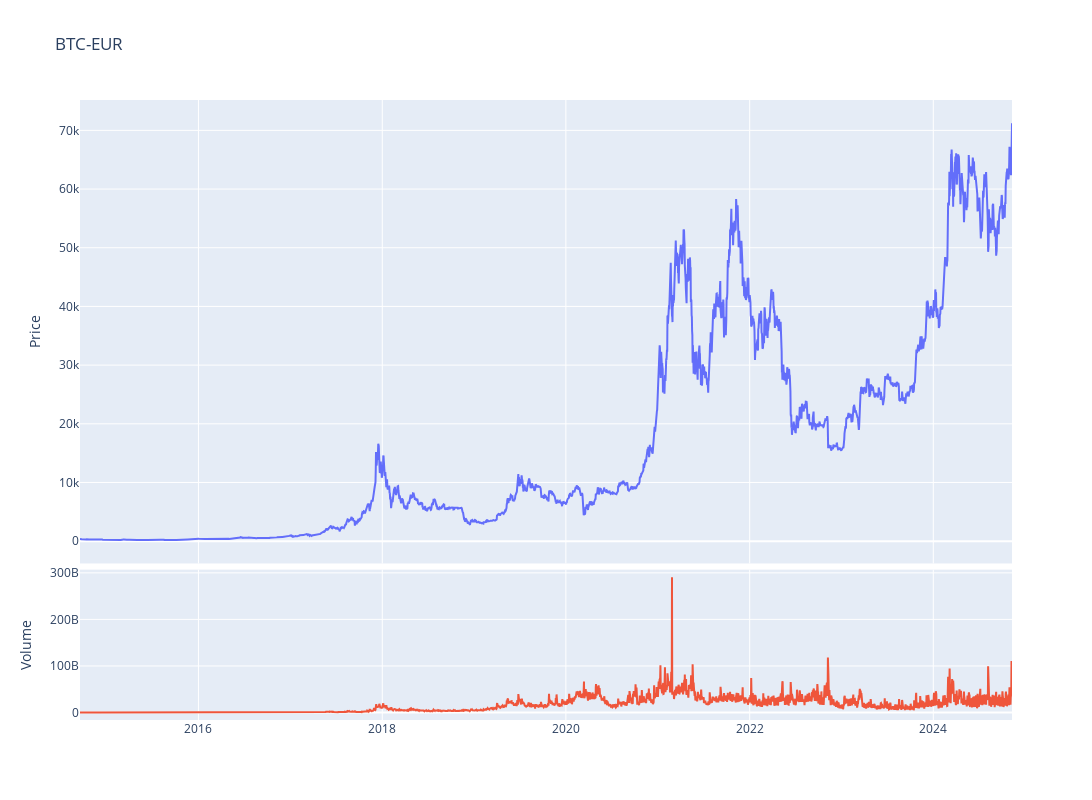

Source (notebook cell):
### Code cell
fig = make_subplots(rows=4, cols=1,shared_xaxes=True,vertical_spacing=0.01,specs=[[{'rowspan':3,'colspan':1}],[None],[None],[{'rowspan':1,'colspan':1}]])

# Graph (1,1)
fig.add_trace(go.Scatter(x=stock_ticker.index,y=stock_ticker['Adj Close'],mode="lines",name=f"{ticker}"),row=1, col=1)
# Update xaxis properties
fig.update_yaxes(title_text="Price", row=1, col=1)

# Graph (4,1)
fig.add_trace(go.Scatter(x=stock_ticker.index,y=stock_ticker['Volume'],mode="lines",name='Volume'),row=4, col=1)
fig.update_yaxes(title_text="Volume", row=4, col=1)

fig.update_layout(height=800, width=1300,showlegend=False,title=f"{ticker}")

fig.show()

### Figure 1 — Plotly figure (JSON) as saved in the notebook; plotly's stock layout.template omitted (floating-point values rounded to 4 significant figures; data arrays with more than 128 entries replaced by an {"elided": "..."} marker saying what was removed)
{"data": [{"mode": "lines", "name": "BTC-EUR", "type": "scatter", "x": {"elided": "3707 str values"}, "xaxis": "x", "y": {"elided": "3707 float values"}, "yaxis": "y"}, {"mode": "lines", "name": "Volume", "type": "scatter", "x": {"elided": "3707 str values"}, "xaxis": "x2", "y": {"elided": "3707 int values"}, "yaxis": "y2"}], "layout": {"height": 800, "showlegend": false, "title": {"text": "BTC-EUR"}, "width": 1300, "xaxis": {"anchor": "y", "domain": [0, 1], "matches": "x2", "showticklabels": false}, "xaxis2": {"anchor": "y2", "domain": [0, 1]}, "yaxis": {"anchor": "x", "domain": [0.2525, 1], "title": {"text": "Price"}}, "yaxis2": {"anchor": "x2", "domain": [0, 0.2425], "title": {"text": "Volume"}}}}
